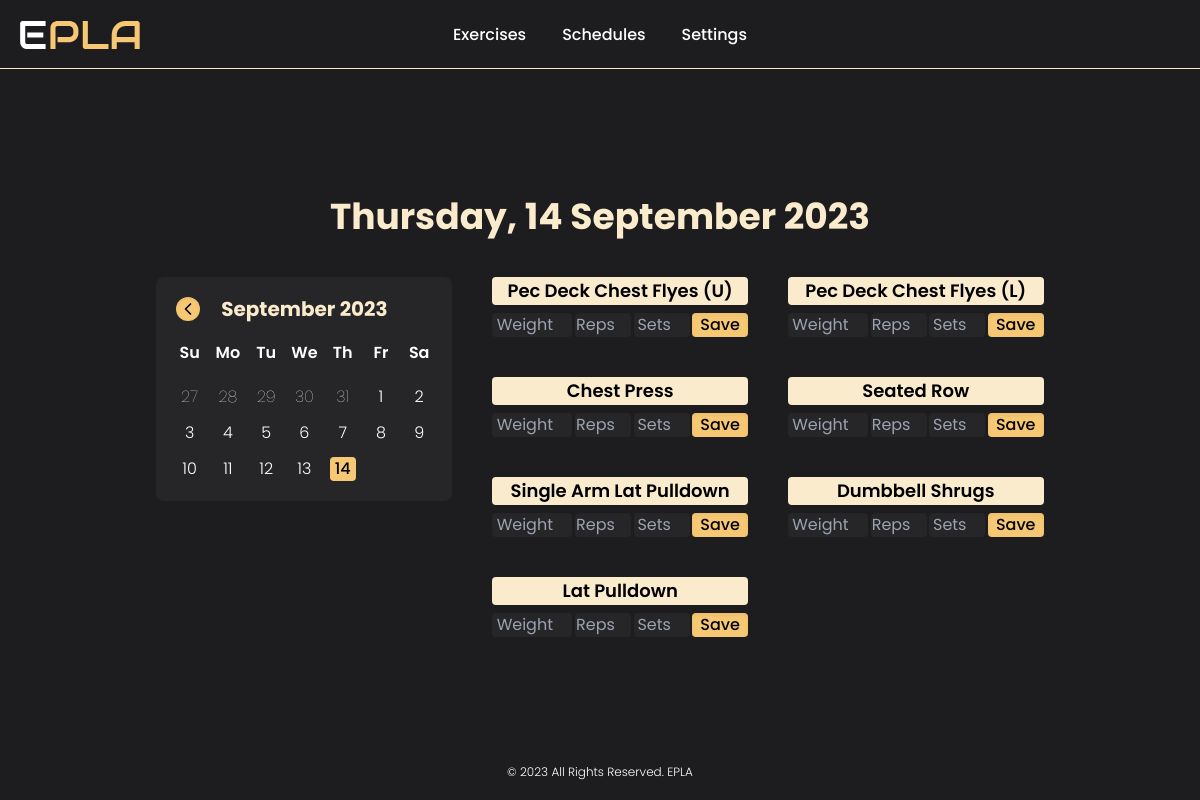
Screenshot of /track-my-workouts (signed in) with the database file from the repository.
### tables this page shows
CREATE TABLE exercises (
    id INTEGER,
    user_id INTEGER,
    exercise TEXT,
    PRIMARY KEY(id),
    FOREIGN KEY(user_id) REFERENCES users(id)
        ON UPDATE CASCADE
        ON DELETE CASCADE
);

### app.py (the view, shortened to what this page needs)
@app.route("/track-my-workouts", methods=["GET", "POST"])
@login_required
def track_my_workouts():
    day_names = ["monday", "tuesday", "wednesday", "thursday", "friday", "saturday", "sunday"]
    month_names = ["january", "february", "march", "april", "may", "june", "july", "august", "september", "october", "november", "december"]
    con, cur = database()
    cur.execute("SELECT * FROM schedules WHERE user_id = (?)", (session["user_id"],))
    schedules = cur.fetchall()
    if not schedules:
        message = "You have no workouts to track, make your schedule first!"
        cur.close()
        con.close()
        return render_template("track-my-workouts.html", message=message)
    date = request.args.get("date")
    if not date:
        date = datetime.now()
        date = f"{date.year}-{date.month}-{date.day}"
    day = datetime.strptime(date, "%Y-%m-%d").date()
    day = day_names[day.weekday()]
    cur.execute("SELECT * FROM progress WHERE user_id = (?) AND date = (?)", (session["user_id"], date))
    progress = cur.fetchall()
    cur.execute("SELECT exercise_id FROM schedules WHERE user_id = (?) AND day = (?)", (session["user_id"], day))
    exercise_id = cur.fetchall()
    exercise_id = [id[0] for id in exercise_id]
    placeholders = ', '.join(['?' for _ in exercise_id])
    sql_query = f"SELECT exercise FROM exercises WHERE user_id = (?) AND id IN ({placeholders})"
    cur.execute(sql_query, (session["user_id"], *exercise_id))
    results = cur.fetchall()
    results = [item[0] for item in results]
    exercises = {exercise: [] for exercise in results}
    for exercise in exercises:
        cur.execute("SELECT id FROM exercises WHERE user_id = (?) AND exercise = (?)", (session["user_id"], exercise))
        exercise_id = cur.fetchone()[0]
        for record in progress:
            if exercise_id == record[1]:
                exercises[exercise].extend(list(record))
    cur.close()
    con.close()
    display_date = date
    display_date = display_date.split("-")
    month = month_names[int(display_date[1]) - 1]
    display_date[1] = month.capitalize()
    display_date = display_date[::-1]
    display_date = ' '.join(display_date)
    display_date = f"{day.capitalize()}, {display_date}"
    if date == f"{datetime.now().year}-{datetime.now().month}-{datetime.now().day}" and not exercises:
        display_date = "Rest Day!"
    return render_template("track-my-workouts.html", exercises=exercises, display_date=display_date)

### app.py (called while the page is built)
@app.after_request
def after_request(response):
    response.headers["Cache-Control"] = "no-cache, no-store, must-revalidate"
    response.headers["Expires"] = 0
    response.headers["Pragma"] = "no-cache"
    return response

### helpers.py (called while the page is built)
def login_required(f):
    @wraps(f)
    def decorated_function(*args, **kwargs):
        if session.get("user_id") is None:
            return redirect("/login")
        return f(*args, **kwargs)
    return decorated_function

def database(db="database.db"):
    con = sqlite3.connect(db)
    cur = con.cursor()
    cur.execute("PRAGMA foreign_keys = 1")
    return con, cur

### templates/track-my-workouts.html (shortened to what this page needs)
{% extends "layout.html" %}
{% block main %}
    {% if message %}
        <h1 class="text-4xl font-bold text-center text-yellow-2">{{ message }}</h1>
    {% else %}
        <div class="grid gap-10 place-items-center">
            <h1 class="text-3xl font-bold text-center md:text-4xl text-yellow-2">{{ display_date }}</h1>
            <div class="grid gap-10 md:flex">
                <div class="relative flex flex-col items-center p-5 space-y-5 text-white rounded-lg w-fit h-fit bg-default-3">
                    <div class="flex items-center justify-between w-full">
                        <h1 id="current-calendar" class="absolute left-0 w-full text-xl font-bold text-center text-yellow-2">August 2023</h1>
                    </div>
                    <div class="space-y-5">
                        <ul class="grid grid-cols-7 gap-3 font-semibold text-center text-white">
                            <li>Su</li>
                            <li>Mo</li>
                            <li>Tu</li>
                            <li>We</li>
                            <li>Th</li>
                            <li>Fr</li>
                            <li>Sa</li>
                        </ul>
                        <ul id="days" class="grid grid-cols-7 gap-3 font-light text-center"></ul>
                    </div>
                </div>
                {% if exercises %}
                    <div class="grid gap-10 lg:grid-cols-2 h-fit">
                        {% for exercise in exercises %}
                            {% if exercises[exercise] %}
                                <form name="exercise-form" id="delete-exercise" action="/track-my-workouts" method="post" class="grid space-y-2 place-items-center h-fit">
                                    <h1 class="w-full px-2 text-lg font-semibold text-center text-black rounded bg-yellow-2">{{ exercise|title }}</h1>
                                    <div name="content" class="flex justify-between w-full mx-1">
                                        <input type="hidden" name="exercise" value="{{ exercise }}">
                                        <p class="font-normal text-center text-white rounded w-14 bg-default-3">{{ exercises[exercise][2] }}</p>
                                        <p class="font-normal text-center text-white rounded w-14 bg-default-3">{{ exercises[exercise][3] }}</p>
                                        <p class="font-normal text-center text-white rounded w-14 bg-default-3">{{ exercises[exercise][4] }}</p>
                                        <button type="submit" class="px-2 rounded shadow-inner bg-yellow-1">Delete</button>
                                    </div>
                                </form>
                            {% else %}
                                <form name="exercise-form" id="save-exercise" method="post" class="grid space-y-2 place-items-center h-fit">
                                    <h1 class="w-full px-2 text-lg font-semibold text-center text-black rounded bg-yellow-2">{{ exercise|title }}</h1>
                                    <div name="content" class="flex justify-between w-full mx-1">
                                        <input type="number" name="weight" required step="2.5" min="2.5" placeholder="Weight" class="w-20 font-normal text-center text-white rounded bg-default-3">
                                        <input type="number" name="reps" required min="1" placeholder="Reps" class="font-normal text-center text-white rounded w-14 bg-default-3">
                                        <input type="number" name="sets" required min="1" placeholder="Sets" class="font-normal text-center text-white rounded w-14 bg-default-3">
                                        <button type="submit" class="px-2 rounded shadow-inner bg-yellow-1">Save</button>
                                    </div>
                                </form>
                            {% endif %}
                        {% endfor %}
                    </div>
                {% endif %}
            </div>
        </div>
    {% endif %}
{% endblock %}

### static/css/styles.css (style rules this page uses)
.font-default { font-family: 'Poppins', sans-serif; }
#prev, #next { z-index: 1; }

### rows the page displays
exercises: exercise "Pec Deck Chest Flyes (U)"
exercises: exercise "Pec Deck Chest Flyes (L)"
exercises: exercise "Chest Press"
exercises: exercise "Seated Row"
exercises: exercise "Single Arm Lat Pulldown"
exercises: exercise "Dumbbell Shrugs"
exercises: exercise "Lat Pulldown"

### other values shown
{{ display_date }} "Thursday, 14 September 2023"
